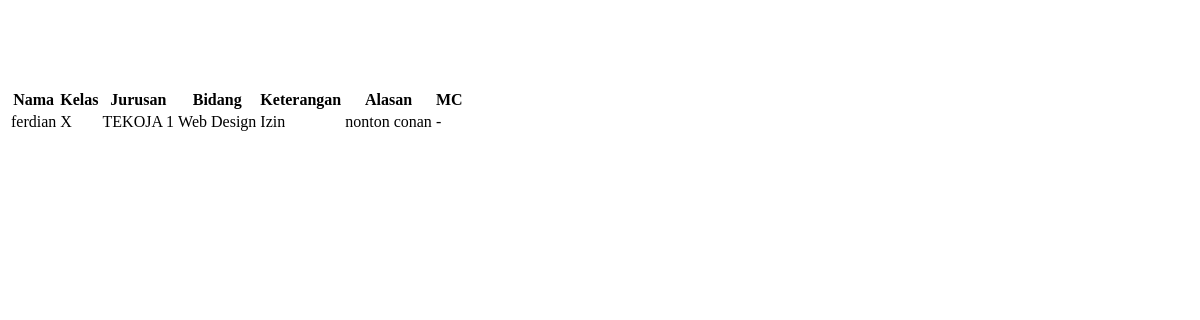
Page /landing_page/admin_page/semua.php on the earlier database version.
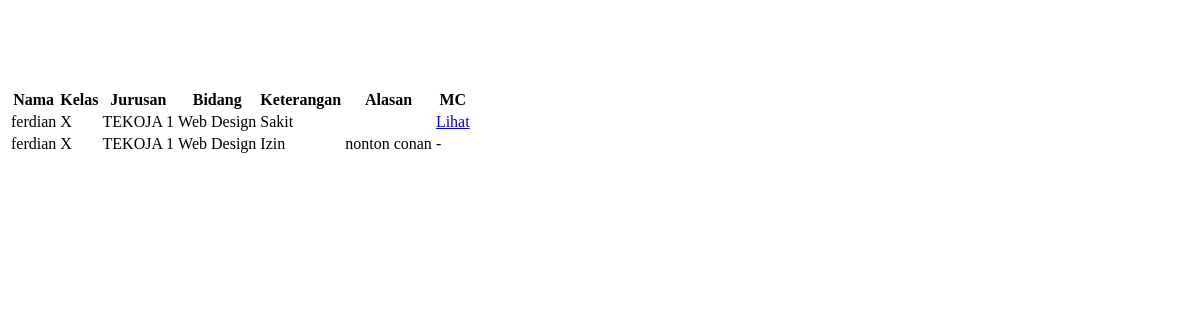
Same page on the later database version.
### tables this page shows
CREATE TABLE `users` (
  `id` int(11) NOT NULL,
  `tanggal` date NOT NULL,
  `nama` varchar(100) DEFAULT NULL,
  `kelas` varchar(30) DEFAULT NULL,
  `jurusan` varchar(50) DEFAULT NULL,
  `bidang` varchar(30) DEFAULT NULL,
  `keterangan` enum('Hadir','Sakit','Izin','Alpha') NOT NULL,
  `alasan` text DEFAULT NULL,
  `mc` varchar(100) DEFAULT NULL,
  `submit_at` timestamp NOT NULL DEFAULT current_timestamp()
);

### landing_page/admin_page/semua.php (the view)
<?php
include "../databases/connection.php";
$filter = $_GET['filter'] ?? 'all';
if($filter == 'hadir'){
    $sql = "SELECT * FROM users WHERE keterangan='Hadir' ORDER BY id DESC";
} elseif($filter == 'sakit'){
    $sql = "SELECT * FROM users WHERE keterangan='Sakit' ORDER BY id DESC";
} elseif($filter == 'alpha'){
    $sql = "SELECT * FROM users WHERE keterangan='Alpha' ORDER BY id DESC";
} else {
    $sql = "SELECT * FROM users ORDER BY id DESC";
}
$query = mysqli_query($conn, $sql);
?>
<body style="padding-top:5rem;">
  <div class="container mt-4">
  <table class="table table-striped table-bordered">
    <thead class="table-dark">
      <tr>
        <th>Nama</th>
        <th>Kelas</th>
        <th>Jurusan</th>
        <th>Bidang</th>
        <th>Keterangan</th>
        <th>Alasan</th>
        <th>MC</th>
      </tr>
    </thead>
    <tbody>
      <?php while($row = mysqli_fetch_assoc($query)) : ?>
        <tr>
          <td><?= $row['nama']; ?></td>
          <td><?= $row['kelas']; ?></td>
          <td><?= $row['jurusan']; ?></td>
          <td><?= $row['bidang']; ?></td>
          <td><?= $row['keterangan']; ?></td>
          <td><?= $row['alasan']; ?></td>
          <td>
            <?php if($row['mc']) : ?>
              <a href="../../databases/uploads/<?= $row['mc']; ?>" target="_blank">
                Lihat
              </a>
            <?php else: ?>
              -
            <?php endif; ?>
          </td>
        </tr>
      <?php endwhile; ?>
    </tbody>
  </table>
</div>
</body>

Differences in the rows shown:
added users: nama "ferdian", kelas "X", jurusan "TEKOJA 1", bidang "Web Design", keterangan "Sakit"
